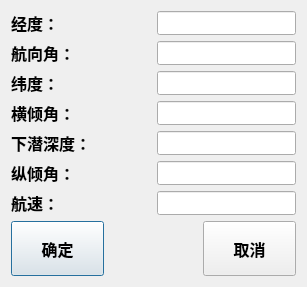
<?xml version="1.0" encoding="UTF-8"?>
<ui version="4.0">
 <class>AutomodeDialog</class>
 <widget class="QDialog" name="AutomodeDialog">
  <property name="geometry">
   <rect>
    <x>0</x>
    <y>0</y>
    <width>307</width>
    <height>287</height>
   </rect>
  </property>
  <property name="windowTitle">
   <string>自动模式</string>
  </property>
  <layout class="QVBoxLayout" name="verticalLayout">
   <item>
    <layout class="QGridLayout" name="gridLayout">
     <property name="sizeConstraint">
      <enum>QLayout::SetDefaultConstraint</enum>
     </property>
     <item row="1" column="0">
      <widget class="QLabel" name="label_2">
       <property name="sizePolicy">
        <sizepolicy hsizetype="Expanding" vsizetype="Expanding">
         <horstretch>0</horstretch>
         <verstretch>0</verstretch>
        </sizepolicy>
       </property>
       <property name="font">
        <font>
         <family>Arial</family>
         <pointsize>12</pointsize>
         <weight>75</weight>
         <bold>true</bold>
        </font>
       </property>
       <property name="text">
        <string>航向角：</string>
       </property>
      </widget>
     </item>
     <item row="2" column="0">
      <widget class="QLabel" name="label_3">
       <property name="sizePolicy">
        <sizepolicy hsizetype="Expanding" vsizetype="Expanding">
         <horstretch>0</horstretch>
         <verstretch>0</verstretch>
        </sizepolicy>
       </property>
       <property name="font">
        <font>
         <family>Arial</family>
         <pointsize>12</pointsize>
         <weight>75</weight>
         <bold>true</bold>
        </font>
       </property>
       <property name="text">
        <string>纬度：</string>
       </property>
      </widget>
     </item>
     <item row="0" column="1">
      <widget class="QLineEdit" name="lineEdit_longitude">
       <property name="sizePolicy">
        <sizepolicy hsizetype="Expanding" vsizetype="Expanding">
         <horstretch>0</horstretch>
         <verstretch>0</verstretch>
        </sizepolicy>
       </property>
      </widget>
     </item>
     <item row="0" column="0">
      <widget class="QLabel" name="label">
       <property name="sizePolicy">
        <sizepolicy hsizetype="Expanding" vsizetype="Expanding">
         <horstretch>0</horstretch>
         <verstretch>0</verstretch>
        </sizepolicy>
       </property>
       <property name="font">
        <font>
         <family>Arial</family>
         <pointsize>12</pointsize>
         <weight>75</weight>
         <bold>true</bold>
        </font>
       </property>
       <property name="text">
        <string>经度：</string>
       </property>
      </widget>
     </item>
     <item row="1" column="1">
      <widget class="QLineEdit" name="lineEdit_Heading">
       <property name="sizePolicy">
        <sizepolicy hsizetype="Expanding" vsizetype="Expanding">
         <horstretch>0</horstretch>
         <verstretch>0</verstretch>
        </sizepolicy>
       </property>
      </widget>
     </item>
     <item row="4" column="0">
      <widget class="QLabel" name="label_5">
       <property name="sizePolicy">
        <sizepolicy hsizetype="Expanding" vsizetype="Expanding">
         <horstretch>0</horstretch>
         <verstretch>0</verstretch>
        </sizepolicy>
       </property>
       <property name="font">
        <font>
         <family>Arial</family>
         <pointsize>12</pointsize>
         <weight>75</weight>
         <bold>true</bold>
        </font>
       </property>
       <property name="text">
        <string>下潜深度：</string>
       </property>
      </widget>
     </item>
     <item row="3" column="1">
      <widget class="QLineEdit" name="lineEdit_heel_angle">
       <property name="sizePolicy">
        <sizepolicy hsizetype="Expanding" vsizetype="Expanding">
         <horstretch>0</horstretch>
         <verstretch>0</verstretch>
        </sizepolicy>
       </property>
      </widget>
     </item>
     <item row="4" column="1">
      <widget class="QLineEdit" name="lineEdit_dive_depth">
       <property name="sizePolicy">
        <sizepolicy hsizetype="Expanding" vsizetype="Expanding">
         <horstretch>0</horstretch>
         <verstretch>0</verstretch>
        </sizepolicy>
       </property>
      </widget>
     </item>
     <item row="3" column="0">
      <widget class="QLabel" name="label_4">
       <property name="sizePolicy">
        <sizepolicy hsizetype="Expanding" vsizetype="Expanding">
         <horstretch>0</horstretch>
         <verstretch>0</verstretch>
        </sizepolicy>
       </property>
       <property name="font">
        <font>
         <family>Arial</family>
         <pointsize>12</pointsize>
         <weight>75</weight>
         <bold>true</bold>
        </font>
       </property>
       <property name="text">
        <string>横倾角：</string>
       </property>
      </widget>
     </item>
     <item row="2" column="1">
      <widget class="QLineEdit" name="lineEdit_latitude">
       <property name="sizePolicy">
        <sizepolicy hsizetype="Expanding" vsizetype="Expanding">
         <horstretch>0</horstretch>
         <verstretch>0</verstretch>
        </sizepolicy>
       </property>
      </widget>
     </item>
     <item row="5" column="1">
      <widget class="QLineEdit" name="lineEdit_pitch_angle">
       <property name="sizePolicy">
        <sizepolicy hsizetype="Expanding" vsizetype="Expanding">
         <horstretch>0</horstretch>
         <verstretch>0</verstretch>
        </sizepolicy>
       </property>
      </widget>
     </item>
     <item row="6" column="0">
      <widget class="QLabel" name="label_7">
       <property name="sizePolicy">
        <sizepolicy hsizetype="Expanding" vsizetype="Expanding">
         <horstretch>0</horstretch>
         <verstretch>0</verstretch>
        </sizepolicy>
       </property>
       <property name="font">
        <font>
         <family>Arial</family>
         <pointsize>12</pointsize>
         <weight>75</weight>
         <bold>true</bold>
        </font>
       </property>
       <property name="text">
        <string>航速：</string>
       </property>
      </widget>
     </item>
     <item row="5" column="0">
      <widget class="QLabel" name="label_6">
       <property name="sizePolicy">
        <sizepolicy hsizetype="Expanding" vsizetype="Expanding">
         <horstretch>0</horstretch>
         <verstretch>0</verstretch>
        </sizepolicy>
       </property>
       <property name="font">
        <font>
         <family>Arial</family>
         <pointsize>12</pointsize>
         <weight>75</weight>
         <bold>true</bold>
        </font>
       </property>
       <property name="text">
        <string>纵倾角：</string>
       </property>
      </widget>
     </item>
     <item row="6" column="1">
      <widget class="QLineEdit" name="lineEdit_Speed">
       <property name="sizePolicy">
        <sizepolicy hsizetype="Expanding" vsizetype="Expanding">
         <horstretch>0</horstretch>
         <verstretch>0</verstretch>
        </sizepolicy>
       </property>
      </widget>
     </item>
    </layout>
   </item>
   <item>
    <layout class="QHBoxLayout" name="horizontalLayout">
     <property name="sizeConstraint">
      <enum>QLayout::SetDefaultConstraint</enum>
     </property>
     <item>
      <widget class="QPushButton" name="pushButton_sure">
       <property name="sizePolicy">
        <sizepolicy hsizetype="Expanding" vsizetype="Expanding">
         <horstretch>0</horstretch>
         <verstretch>0</verstretch>
        </sizepolicy>
       </property>
       <property name="font">
        <font>
         <family>Arial</family>
         <pointsize>12</pointsize>
         <weight>75</weight>
         <bold>true</bold>
        </font>
       </property>
       <property name="text">
        <string>确定</string>
       </property>
      </widget>
     </item>
     <item>
      <spacer name="horizontalSpacer">
       <property name="orientation">
        <enum>Qt::Horizontal</enum>
       </property>
       <property name="sizeHint" stdset="0">
        <size>
         <width>40</width>
         <height>20</height>
        </size>
       </property>
      </spacer>
     </item>
     <item>
      <widget class="QPushButton" name="pushButton_cancel">
       <property name="sizePolicy">
        <sizepolicy hsizetype="Expanding" vsizetype="Expanding">
         <horstretch>0</horstretch>
         <verstretch>0</verstretch>
        </sizepolicy>
       </property>
       <property name="font">
        <font>
         <family>Arial</family>
         <pointsize>12</pointsize>
         <weight>75</weight>
         <bold>true</bold>
        </font>
       </property>
       <property name="text">
        <string>取消</string>
       </property>
      </widget>
     </item>
    </layout>
   </item>
  </layout>
 </widget>
 <resources/>
 <connections/>
</ui>
